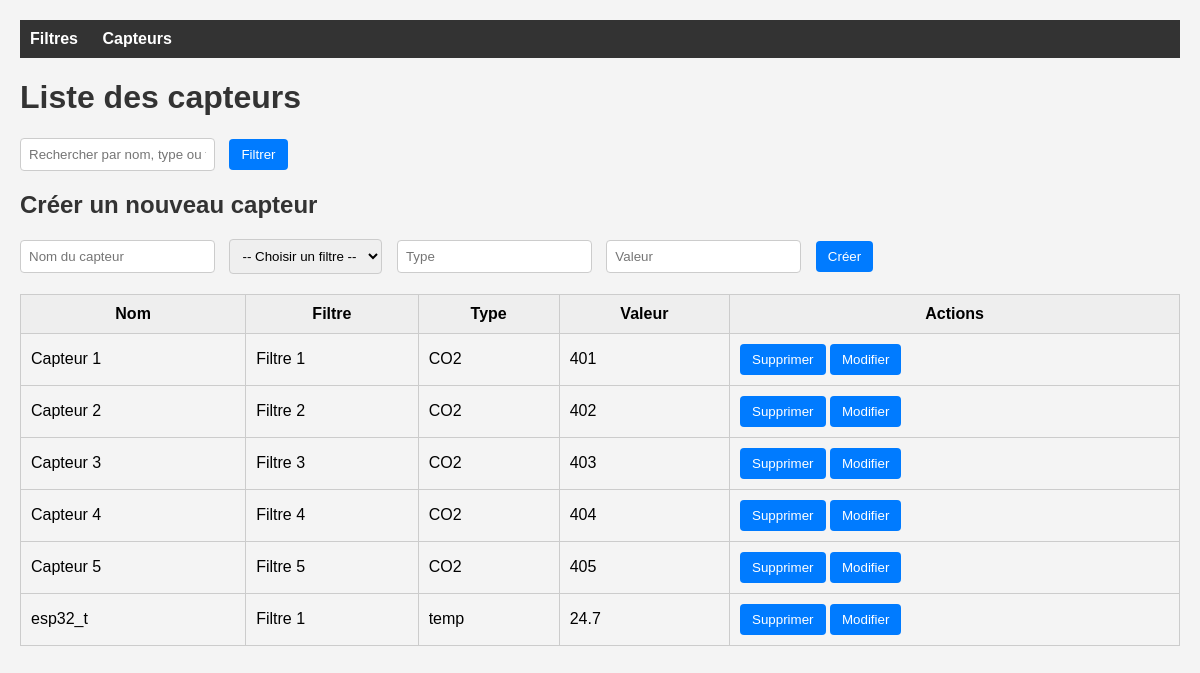
The app's page /dashboard/capteurs/, older data.
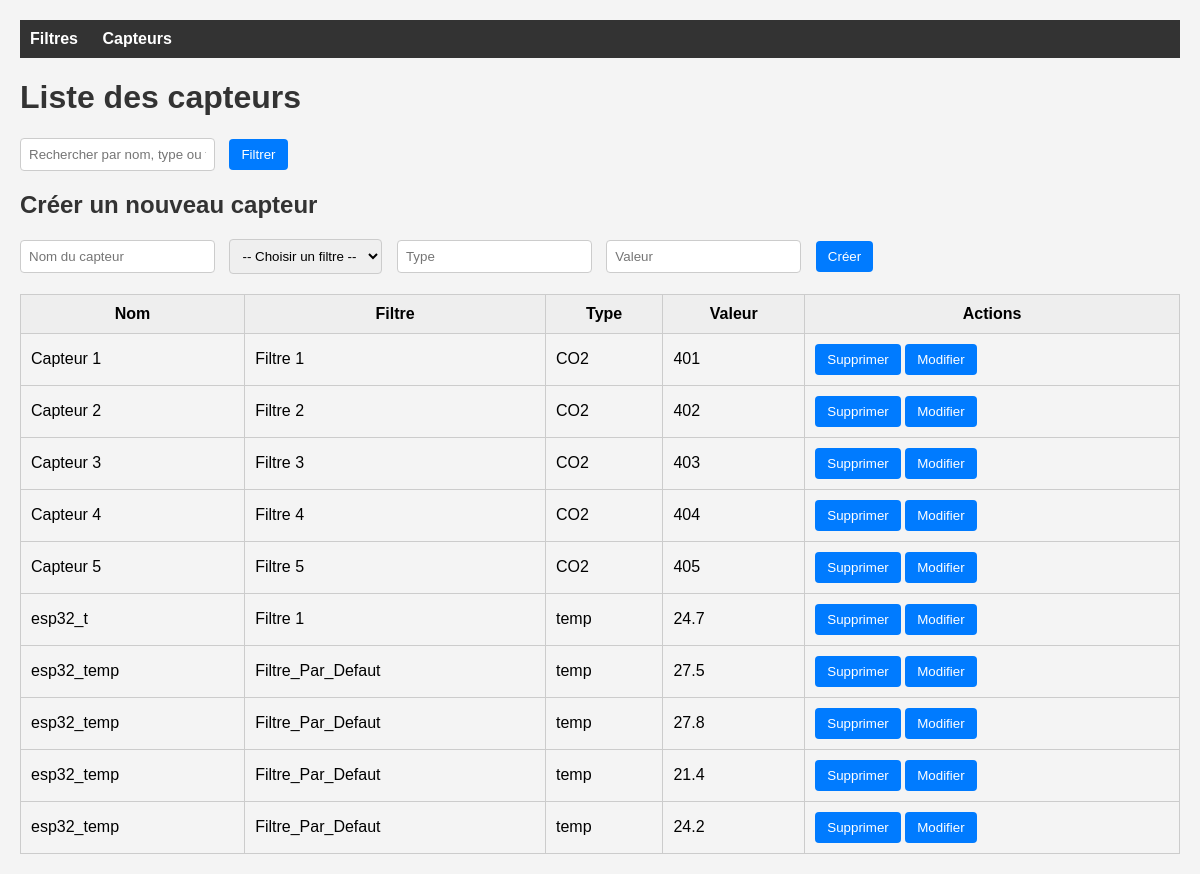
The same page, newer data.
### monitoring/models.py (models this page shows, shortened)
class Capteur(models.Model):
    filtre = models.ForeignKey(Filtre, on_delete=models.CASCADE)
    nom = models.CharField(max_length=100)  # ← nouveau champ
    type = models.CharField(max_length=100)
    valeur = models.CharField(max_length=100)

class Filtre(models.Model):
    nom = models.CharField(max_length=100)
    salle = models.ForeignKey(Salle, on_delete=models.CASCADE, null=True, blank=True)
    type = models.CharField(max_length=50)
    date_installation = models.DateField()
    localisation = models.CharField(max_length=100)
    actif = models.BooleanField(default=True)
    vitesse = models.IntegerField(default=0)  # Vitesse en m/s

### monitoring/views.py (the view, shortened to what this page needs)
# urls.py: path('dashboard/capteurs/', page_capteurs, name='page_capteurs'),
def page_capteurs(request):
    if request.method == 'POST' and not (request.user.is_authenticated and request.user.is_staff):
        return HttpResponseForbidden('Forbidden')
    query = request.GET.get('q', '')
    if query:
        capteurs = Capteur.objects.filter(type__icontains=query) | Capteur.objects.filter(filtre__nom__icontains=query)
    else:
        capteurs = Capteur.objects.all()
    filtres = Filtre.objects.all()
    return render(request, 'capteurs.html', {'capteurs': capteurs, 'filtres': filtres, 'query': query})

### monitoring/templates/capteurs.html (shortened to what this page needs)
{% load static %}
<!DOCTYPE html>
<html lang="fr">
<head>
</head>
<body>
    <nav>
        <a href="/dashboard/filtres/">Filtres</a>
        <a href="/dashboard/capteurs/">Capteurs</a>
    </nav>
    <h1>Liste des capteurs</h1>
    <form method="get">
        <input type="text" name="q" placeholder="Rechercher par nom, type ou filtre..." value="{{ query }}">
        <button type="submit">Filtrer</button>
    </form>
    <h2>Créer un nouveau capteur</h2>
    <form method="post">
        <input type="text" name="nom" placeholder="Nom du capteur" required>
        <select name="filtre" required>
            <option value="">-- Choisir un filtre --</option>
        </select>
        <input type="text" name="type" placeholder="Type" required>
        <input type="text" name="valeur" placeholder="Valeur" required>
        <button type="submit">Créer</button>
    </form>
    <table>
        <thead>
            <tr>
                <th>Nom</th>
                <th>Filtre</th>
                <th>Type</th>
                <th>Valeur</th>
                <th>Actions</th>
            </tr>
        </thead>
        <tbody>
            {% for capteur in capteurs %}
            <tr>
                <td>{{ capteur.nom }}</td>
                <td>{{ capteur.filtre.nom }}</td>
                <td>{{ capteur.type }}</td>
                <td>{{ capteur.valeur }}</td>
                <td>
                    <form method="post" action="/dashboard/capteurs/delete/{{ capteur.id }}/" style="display:inline;">
                        <button type="submit">Supprimer</button>
                    </form>
                    <form method="get" action="/dashboard/capteurs/update/{{ capteur.id }}/" style="display:inline;">
                        <button type="submit">Modifier</button>
                    </form>
                </td>
            </tr>
            {% empty %}
            <tr><td colspan="5">Aucun capteur enregistré.</td></tr>
            {% endfor %}
        </tbody>
    </table>
</body>
</html>

Row changes from the older to the newer data that the page shows:
added Capteur: nom "esp32_temp", filtre.nom "Filtre_Par_Defaut", type "temp", valeur "27.5"
added Capteur: nom "esp32_temp", filtre.nom "Filtre_Par_Defaut", type "temp", valeur "27.8"
added Capteur: nom "esp32_temp", filtre.nom "Filtre_Par_Defaut", type "temp", valeur "21.4"
added Capteur: nom "esp32_temp", filtre.nom "Filtre_Par_Defaut", type "temp", valeur "24.2"
